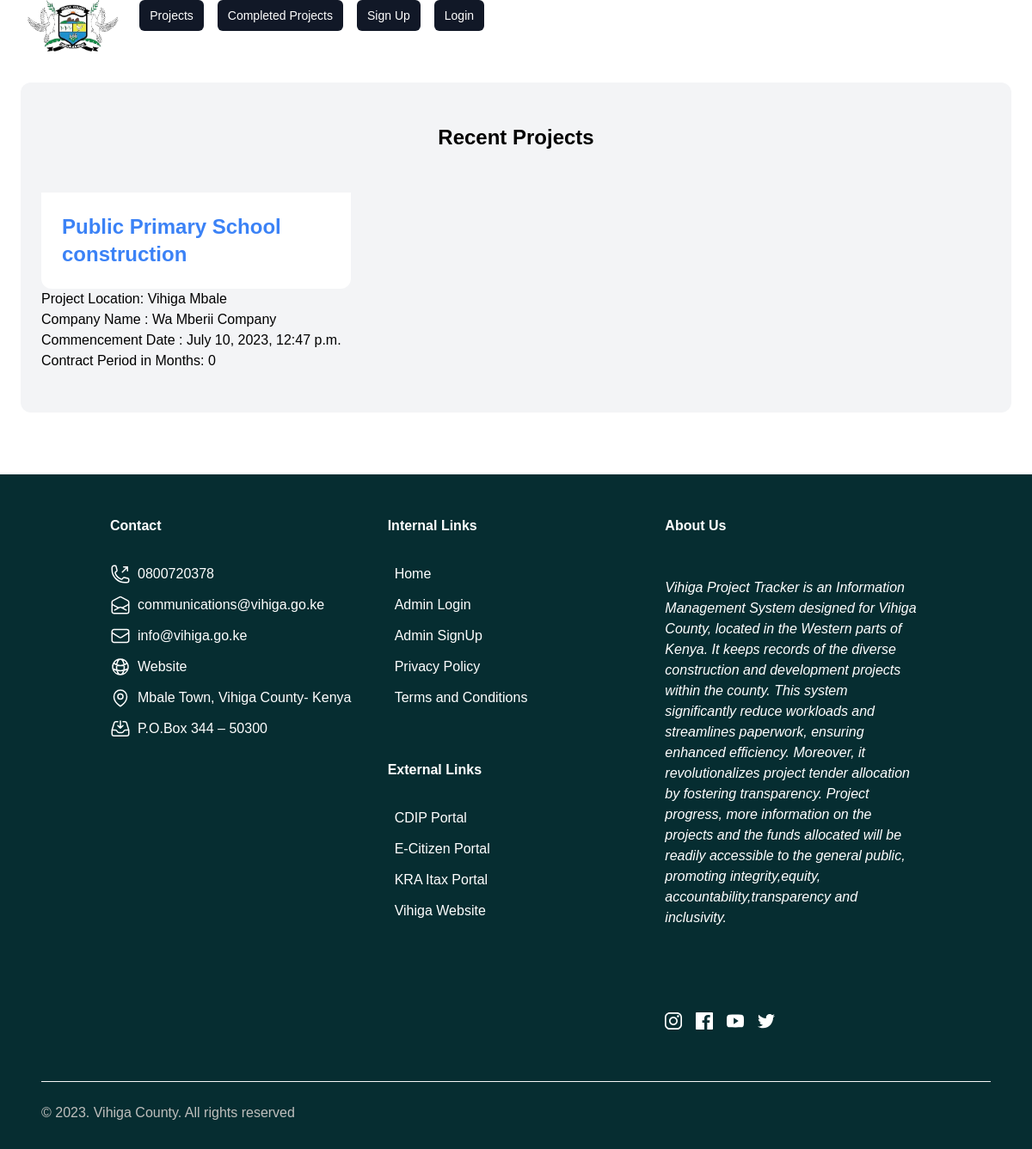
The app's page /, older data.
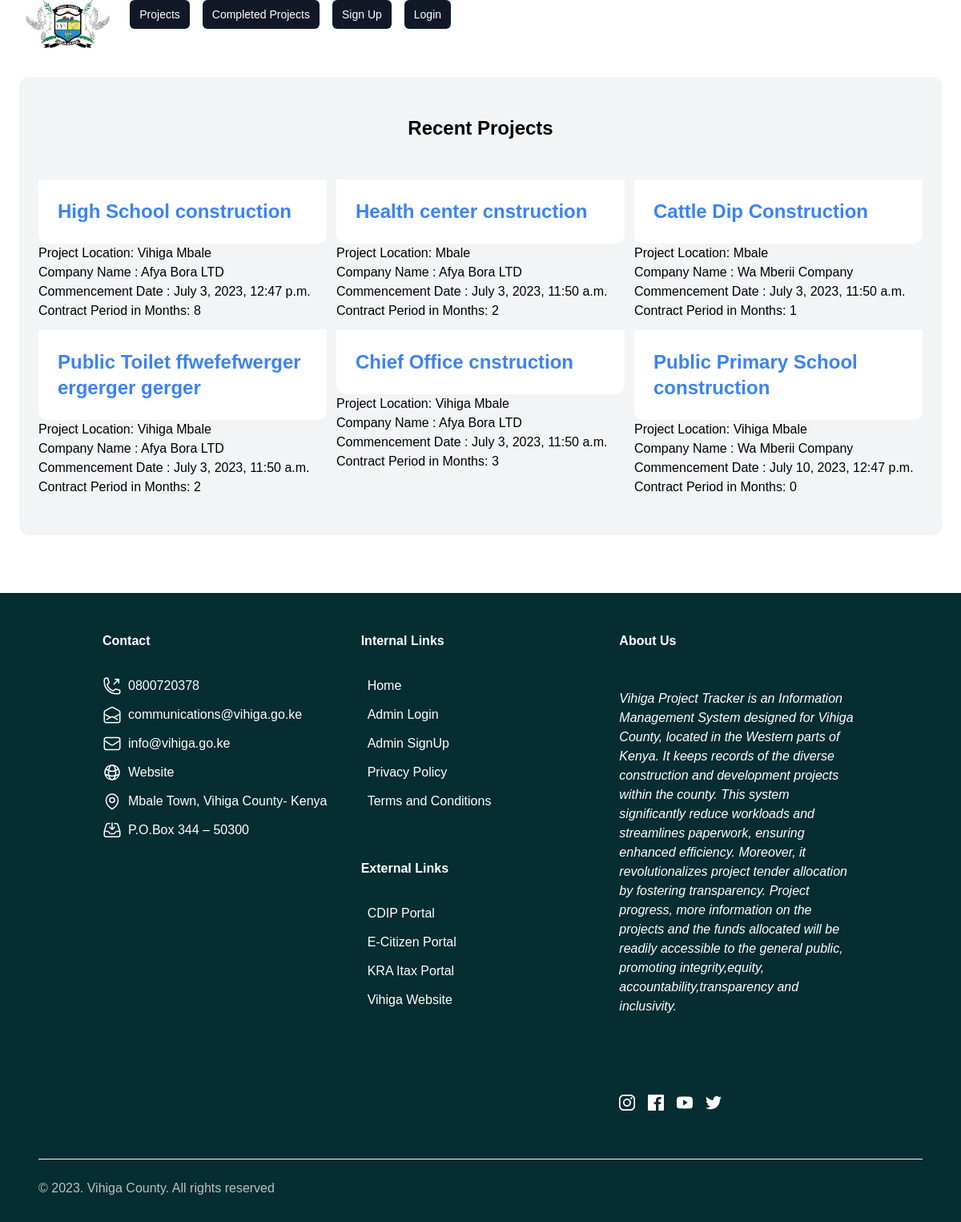
The same page, newer data.
### tracker/models.py (models this page shows, shortened)
class Project(models.Model):
    STARTED = 'Started'
    COMPLETED = 'Completed'
    WORK_STATUS=[
        (STARTED,"started"),
        (COMPLETED,"completed"),
    ]
    FULLY_PAID = 'Fully Paid'
    PARTIALLY_PAID = 'Partially Paid'
    PENDING = 'Pending'
    PAYMENT_STATUS = [
        (FULLY_PAID,"Fully Paid"),
        (PARTIALLY_PAID,"Partially Paid"),
        (PENDING,"Pending"),
                ]
    project_name = models.CharField(max_length=100,unique=True)
    project_location = models.CharField(max_length=100)
    sqm_rate_or_lm = models.CharField(max_length=50)
    commencement_date = models.DateTimeField()
    company_name = models.ForeignKey(Contractor,on_delete=models.CASCADE,related_name='contracting_company')
    procurrement_department = models.ForeignKey(Procurement_Department, on_delete=models.CASCADE,related_name='procurement')
    site_location = models.CharField(max_length=80)
    floor_area = models.CharField(max_length=20)
    contract_sum = models.CharField(max_length=20)
    payments_made = models.CharField(max_length=20)
    payment_status = models.CharField(max_length=20,choices=PAYMENT_STATUS, default=PENDING)
    work_status = models.CharField(max_length=20,choices=WORK_STATUS,default=STARTED)
    updated_on = models.DateTimeField(auto_now_add=True)
    start_date = models.DateField()
    end_date = models.DateField()
    contract_period_months = models.PositiveIntegerField()
    class Meta:
        ordering = ['-updated_on']

class Contractor(models.Model):
    company_name = models.CharField(max_length=100,unique=True)
    company_email  = models.EmailField(unique=True)
    chief_contractor = models.CharField(max_length=100,unique=True)
    chief_contractor_phone_no = models.CharField(max_length=12,unique=True)
    contracting_team_member_1 = models.CharField(max_length=100,unique=True)
    contracting_team_member_2 = models.CharField(max_length=100,unique=True,)
    contracting_team_member_3 = models.CharField(max_length=100,blank=True,null=True)
    contracting_team_member_4 = models.CharField(max_length=100,blank=True,null=True)
    contracting_team_member_5 = models.CharField(max_length=100,blank=True,null=True)
    contracting_team_member_6 = models.CharField(max_length=100,blank=True,null=True)
    contracting_team_member_7 = models.CharField(max_length=100,blank=True,null=True)
    contracting_team_member_8 = models.CharField(max_length=100,blank=True,null=True)
    contracting_team_member_9 = models.CharField(max_length=100,blank=True,null=True)
    contracting_team_member_10 = models.CharField(max_length=100,blank=True,null=True)
    def __str__(self):
        return self.company_name

### tracker/views.py (the view)
# urls.py: path("",views.home,name="home"),
def home(request):
    projects = Project.objects.all()
    contractor = Contractor.objects.all()
    return render(request, 'tracker/index.html',{
                  'contractor':contractor,
                  'projects':projects,})

### tracker/templates/tracker/index.html (shortened to what this page needs)
{% extends 'tracker/base.html'%}
{% block content %}
<div class = "mt-6 px-6 py-12 bg-gray-100 rounded-xl">
    <h2 class="mb-12 text-2xl text-center font-bold">Recent Projects</h2>
    <div class="grid grid-cols-3 gap-3">
        {% for project in projects %}
        <div>
            <a href=" {% url 'detail' project.id%}">
                <div class="p-6 bg-white rounded-b-xl">
                    <p class="text-2xl text-blue-500 font-bold">{{ project.project_name}} </p>
                </div>
            </a>
            <div>
                <p class="text-1xl  ">Project Location: {{ project.project_location}} </p>
                <p class="text-1xl">Company Name : {{ project.company_name}} </p>
                <p class="text-1xl">Commencement Date : {{ project.commencement_date}} </p>
                <p class="text-1xl">Contract Period in Months: {{ project.contract_period_months}} </p>
            </div>
        </div>
        {% endfor %}
    </div>
</div>
   {% endblock content %}

Row changes from the older to the newer data that the page shows:
added Project: project_name "High School construction", project_location "Vihiga Mbale", company_name "Afya Bora LTD", commencement_date "July 3, 2023, 12:47 p.m.", contract_period_months "8"
added Project: project_name "Health center cnstruction", project_location "Mbale", company_name "Afya Bora LTD", commencement_date "July 3, 2023, 11:50 a.m.", contract_period_months "2"
added Project: project_name "Cattle Dip Construction", project_location "Mbale", company_name "Wa Mberii Company", commencement_date "July 3, 2023, 11:50 a.m.", contract_period_months "1"
added Project: project_name "Public Toilet ffwefefwerger ergerger gerger", project_location "Vihiga Mbale", company_name "Afya Bora LTD", commencement_date "July 3, 2023, 11:50 a.m.", contract_period_months "2"
added Project: project_name "Chief Office cnstruction", project_location "Vihiga Mbale", company_name "Afya Bora LTD", commencement_date "July 3, 2023, 11:50 a.m.", contract_period_months "3"
